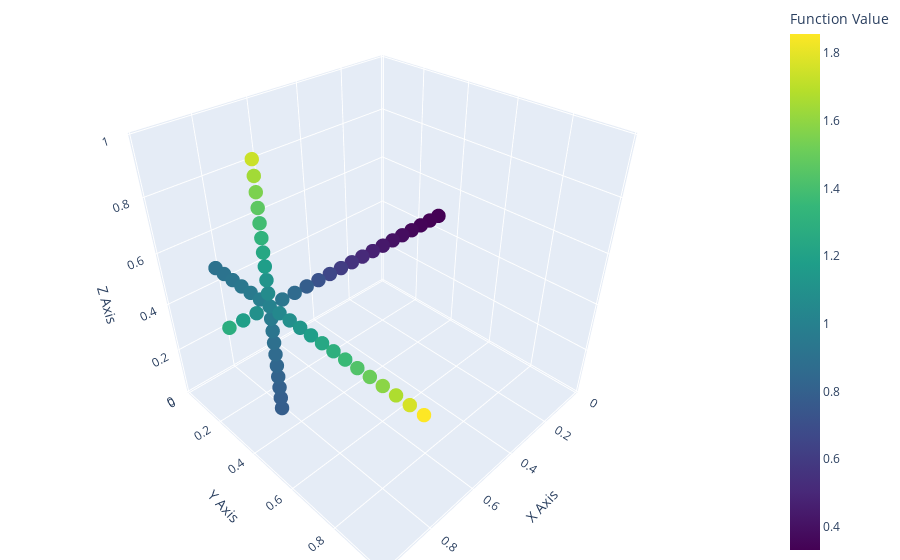
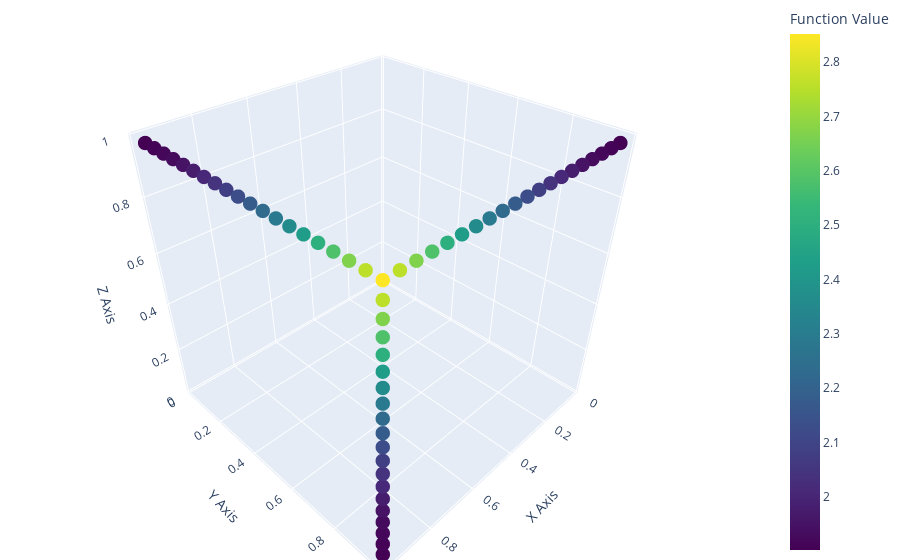

Notebook cell for these charts, in order:
### Code cell
def ttnopt_step(G, F):
    G = G.copy()
    for edge in sweep(G):
        if (is_leaf(edge)):
            continue
        pre = pre_edges(G, edge)
        pre = permute_to_back(pre, flip(edge))
        pre_grids = collect(G, pre, 'grid')
        next = maxvol_grids(pre_grids, F)
        G[edge[0]][edge[1]]['grid'] = next
    build_node_grid(G)
    return G

O.plot(G)
G2 = ttnopt_step(G, O.Err)
O.plot(G2)
